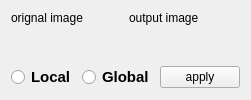
              <widget class="QWidget" name="Otsu">
               <attribute name="title">
                <string>Otsu</string>
               </attribute>
               <layout class="QGridLayout" name="gridLayout_25">
                <item row="0" column="0">
                 <layout class="QVBoxLayout" name="verticalLayout_28" stretch="1,0">
                  <item>
                   <layout class="QHBoxLayout" name="horizontalLayout_48" stretch="0,0">
                    <item>
                     <layout class="QVBoxLayout" name="verticalLayout_78">
                      <item>
                       <widget class="QLabel" name="label_org_otsu">
                        <property name="sizePolicy">
                         <sizepolicy hsizetype="Preferred" vsizetype="Fixed">
                          <horstretch>0</horstretch>
                          <verstretch>0</verstretch>
                         </sizepolicy>
                        </property>
                        <property name="text">
                         <string>orignal image</string>
                        </property>
                       </widget>
                      </item>
                      <item>
                       <widget class="QLabel" name="orig_img_otsu">
                        <property name="text">
                         <string/>
                        </property>
                       </widget>
                      </item>
                     </layout>
                    </item>
                    <item>
                     <layout class="QVBoxLayout" name="verticalLayout_79">
                      <item>
                       <widget class="QLabel" name="label_out_ostu">
                        <property name="sizePolicy">
                         <sizepolicy hsizetype="Preferred" vsizetype="Fixed">
                          <horstretch>0</horstretch>
                          <verstretch>0</verstretch>
                         </sizepolicy>
                        </property>
                        <property name="text">
                         <string>output image</string>
                        </property>
                       </widget>
                      </item>
                      <item>
                       <widget class="QLabel" name="out_img__otsu">
                        <property name="text">
                         <string/>
                        </property>
                       </widget>
                      </item>
                     </layout>
                    </item>
                   </layout>
                  </item>
                  <item>
                   <layout class="QHBoxLayout" name="horizontalLayout_16">
                    <item>
                     <layout class="QHBoxLayout" name="horizontalLayout_19">
                      <item>
                       <widget class="QRadioButton" name="radioButton_local_otsu">
                        <property name="font">
                         <font>
                          <pointsize>11</pointsize>
                          <bold>true</bold>
                         </font>
                        </property>
                        <property name="text">
                         <string>Local</string>
                        </property>
                       </widget>
                      </item>
                      <item>
                       <widget class="QRadioButton" name="radioButton_global_otsu">
                        <property name="font">
                         <font>
                          <pointsize>11</pointsize>
                          <bold>true</bold>
                         </font>
                        </property>
                        <property name="text">
                         <string>Global</string>
                        </property>
                       </widget>
                      </item>
                     </layout>
                    </item>
                    <item>
                     <widget class="QPushButton" name="apply_otsu">
                      <property name="text">
                       <string>apply</string>
                      </property>
                     </widget>
                    </item>
                   </layout>
                  </item>
                 </layout>
                </item>
               </layout>
              </widget>
